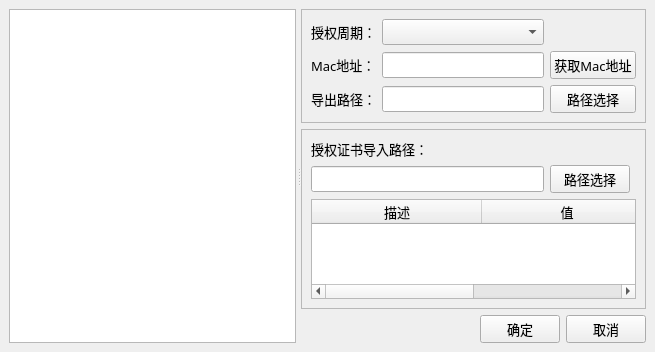
<?xml version="1.0" encoding="UTF-8"?>
<ui version="4.0">
 <class>LicGenBaseWnd</class>
 <widget class="QMainWindow" name="LicGenBaseWnd">
  <property name="geometry">
   <rect>
    <x>0</x>
    <y>0</y>
    <width>655</width>
    <height>352</height>
   </rect>
  </property>
  <property name="windowTitle">
   <string>证书生成工具</string>
  </property>
  <property name="windowIcon">
   <iconset resource="res.qrc">
    <normaloff>:/res/licensegen.png</normaloff>:/res/licensegen.png</iconset>
  </property>
  <widget class="QWidget" name="centralwidget">
   <layout class="QGridLayout" name="gridLayout_4">
    <item row="0" column="0">
     <widget class="QSplitter" name="m_pHsplitter">
      <property name="font">
       <font>
        <family>微软雅黑</family>
        <pointsize>10</pointsize>
       </font>
      </property>
      <property name="orientation">
       <enum>Qt::Horizontal</enum>
      </property>
      <property name="opaqueResize">
       <bool>true</bool>
      </property>
      <property name="handleWidth">
       <number>5</number>
      </property>
      <property name="childrenCollapsible">
       <bool>true</bool>
      </property>
      <widget class="QListWidget" name="m_pSelectList">
       <property name="font">
        <font>
         <family>微软雅黑</family>
         <pointsize>10</pointsize>
        </font>
       </property>
      </widget>
      <widget class="QWidget" name="">
       <property name="font">
        <font>
         <family>微软雅黑</family>
         <pointsize>10</pointsize>
        </font>
       </property>
       <layout class="QVBoxLayout" name="verticalLayout">
        <item>
         <widget class="QFrame" name="m_pGenLicFrame">
          <property name="font">
           <font>
            <family>微软雅黑</family>
            <pointsize>10</pointsize>
           </font>
          </property>
          <property name="frameShape">
           <enum>QFrame::StyledPanel</enum>
          </property>
          <property name="frameShadow">
           <enum>QFrame::Sunken</enum>
          </property>
          <layout class="QGridLayout" name="gridLayout_2">
           <item row="0" column="0">
            <layout class="QGridLayout" name="gridLayout">
             <item row="0" column="0">
              <widget class="QLabel" name="m_pTimeLabel">
               <property name="font">
                <font>
                 <family>微软雅黑</family>
                 <pointsize>10</pointsize>
                </font>
               </property>
               <property name="text">
                <string>授权周期：</string>
               </property>
              </widget>
             </item>
             <item row="0" column="1">
              <widget class="QComboBox" name="m_pTimeComboBox">
               <property name="font">
                <font>
                 <family>微软雅黑</family>
                 <pointsize>10</pointsize>
                </font>
               </property>
              </widget>
             </item>
             <item row="1" column="0">
              <widget class="QLabel" name="m_pMacLabel">
               <property name="font">
                <font>
                 <family>微软雅黑</family>
                 <pointsize>10</pointsize>
                </font>
               </property>
               <property name="text">
                <string>Mac地址：</string>
               </property>
              </widget>
             </item>
             <item row="1" column="1">
              <widget class="QLineEdit" name="m_pMacLineEdit">
               <property name="font">
                <font>
                 <family>微软雅黑</family>
                 <pointsize>10</pointsize>
                </font>
               </property>
              </widget>
             </item>
             <item row="1" column="2">
              <widget class="QPushButton" name="m_pMacBtn">
               <property name="font">
                <font>
                 <family>微软雅黑</family>
                 <pointsize>10</pointsize>
                </font>
               </property>
               <property name="text">
                <string>获取Mac地址</string>
               </property>
               <property name="icon">
                <iconset resource="res.qrc">
                 <normaloff>:/res/computer.png</normaloff>:/res/computer.png</iconset>
               </property>
              </widget>
             </item>
             <item row="2" column="0">
              <widget class="QLabel" name="m_pGenPathLabel">
               <property name="font">
                <font>
                 <family>微软雅黑</family>
                 <pointsize>10</pointsize>
                </font>
               </property>
               <property name="text">
                <string>导出路径：</string>
               </property>
              </widget>
             </item>
             <item row="2" column="1">
              <widget class="QLineEdit" name="m_pGenPathLineEdit">
               <property name="font">
                <font>
                 <family>微软雅黑</family>
                 <pointsize>10</pointsize>
                </font>
               </property>
              </widget>
             </item>
             <item row="2" column="2">
              <widget class="QPushButton" name="m_pGenPathBtn">
               <property name="font">
                <font>
                 <family>微软雅黑</family>
                 <pointsize>10</pointsize>
                </font>
               </property>
               <property name="text">
                <string>路径选择</string>
               </property>
               <property name="icon">
                <iconset resource="res.qrc">
                 <normaloff>:/res/folder.png</normaloff>:/res/folder.png</iconset>
               </property>
              </widget>
             </item>
            </layout>
           </item>
           <item row="1" column="0">
            <spacer name="verticalSpacer">
             <property name="font">
              <font>
               <family>微软雅黑</family>
               <pointsize>10</pointsize>
              </font>
             </property>
             <property name="orientation">
              <enum>Qt::Vertical</enum>
             </property>
             <property name="sizeHint" stdset="0">
              <size>
               <width>20</width>
               <height>74</height>
              </size>
             </property>
            </spacer>
           </item>
          </layout>
         </widget>
        </item>
        <item>
         <widget class="QFrame" name="m_pCheckLicFrame">
          <property name="font">
           <font>
            <family>微软雅黑</family>
            <pointsize>10</pointsize>
           </font>
          </property>
          <property name="frameShape">
           <enum>QFrame::StyledPanel</enum>
          </property>
          <property name="frameShadow">
           <enum>QFrame::Sunken</enum>
          </property>
          <layout class="QGridLayout" name="gridLayout_3">
           <item row="0" column="0">
            <widget class="QLabel" name="m_pCheckPathLabel">
             <property name="font">
              <font>
               <family>微软雅黑</family>
               <pointsize>10</pointsize>
              </font>
             </property>
             <property name="text">
              <string>授权证书导入路径：</string>
             </property>
            </widget>
           </item>
           <item row="1" column="0">
            <widget class="QLineEdit" name="m_pCheckPathLineEdit">
             <property name="font">
              <font>
               <family>微软雅黑</family>
               <pointsize>10</pointsize>
              </font>
             </property>
            </widget>
           </item>
           <item row="1" column="1">
            <widget class="QPushButton" name="m_pCheckPathBtn">
             <property name="font">
              <font>
               <family>微软雅黑</family>
               <pointsize>10</pointsize>
              </font>
             </property>
             <property name="text">
              <string>路径选择</string>
             </property>
             <property name="icon">
              <iconset resource="res.qrc">
               <normaloff>:/res/folder.png</normaloff>:/res/folder.png</iconset>
             </property>
            </widget>
           </item>
           <item row="2" column="0" colspan="3">
            <widget class="QTableWidget" name="m_pDetailTable">
             <property name="font">
              <font>
               <family>微软雅黑</family>
               <pointsize>10</pointsize>
              </font>
             </property>
             <property name="editTriggers">
              <set>QAbstractItemView::NoEditTriggers</set>
             </property>
             <attribute name="horizontalHeaderCascadingSectionResizes">
              <bool>false</bool>
             </attribute>
             <attribute name="horizontalHeaderDefaultSectionSize">
              <number>170</number>
             </attribute>
             <column>
              <property name="text">
               <string>描述</string>
              </property>
             </column>
             <column>
              <property name="text">
               <string>值</string>
              </property>
             </column>
            </widget>
           </item>
          </layout>
         </widget>
        </item>
        <item>
         <layout class="QHBoxLayout" name="horizontalLayout">
          <item>
           <spacer name="horizontalSpacer">
            <property name="font">
             <font>
              <family>微软雅黑</family>
              <pointsize>10</pointsize>
             </font>
            </property>
            <property name="orientation">
             <enum>Qt::Horizontal</enum>
            </property>
            <property name="sizeHint" stdset="0">
             <size>
              <width>40</width>
              <height>20</height>
             </size>
            </property>
           </spacer>
          </item>
          <item>
           <widget class="QPushButton" name="m_pOkBtn">
            <property name="font">
             <font>
              <family>微软雅黑</family>
              <pointsize>10</pointsize>
             </font>
            </property>
            <property name="text">
             <string>确定</string>
            </property>
            <property name="icon">
             <iconset resource="res.qrc">
              <normaloff>:/res/ok.png</normaloff>:/res/ok.png</iconset>
            </property>
           </widget>
          </item>
          <item>
           <widget class="QPushButton" name="m_pCancelBtn">
            <property name="font">
             <font>
              <family>微软雅黑</family>
              <pointsize>10</pointsize>
             </font>
            </property>
            <property name="text">
             <string>取消</string>
            </property>
            <property name="icon">
             <iconset resource="res.qrc">
              <normaloff>:/res/cancel.png</normaloff>:/res/cancel.png</iconset>
            </property>
           </widget>
          </item>
         </layout>
        </item>
       </layout>
      </widget>
     </widget>
    </item>
   </layout>
  </widget>
  <widget class="QMenuBar" name="menubar">
   <property name="geometry">
    <rect>
     <x>0</x>
     <y>0</y>
     <width>655</width>
     <height>23</height>
    </rect>
   </property>
  </widget>
 </widget>
 <resources>
  <include location="res.qrc"/>
 </resources>
 <connections/>
</ui>
